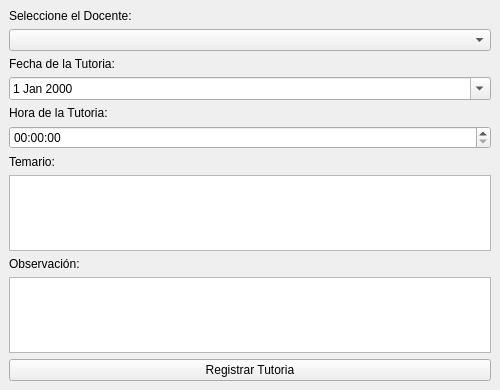
<?xml version="1.0" encoding="UTF-8"?>
<ui version="4.0">
 <class>IngresarTutoriaWindow</class>
 <widget class="QMainWindow" name="IngresarTutoriaWindow">
  <property name="geometry">
   <rect>
    <x>0</x>
    <y>0</y>
    <width>500</width>
    <height>390</height>
   </rect>
  </property>
  <property name="windowTitle">
   <string>Ingresar Tutoria</string>
  </property>
  <widget class="QWidget" name="centralwidget">
   <layout class="QVBoxLayout" name="verticalLayout">
    <item>
     <widget class="QLabel" name="label_docente">
      <property name="text">
       <string>Seleccione el Docente:</string>
      </property>
     </widget>
    </item>
    <item>
     <widget class="QComboBox" name="combo_docente"/>
    </item>
    <item>
     <widget class="QLabel" name="label_fecha">
      <property name="text">
       <string>Fecha de la Tutoria:</string>
      </property>
     </widget>
    </item>
    <item>
     <widget class="QDateEdit" name="input_fecha">
      <property name="calendarPopup">
       <bool>true</bool>
      </property>
     </widget>
    </item>
    <item>
     <widget class="QLabel" name="label_hora">
      <property name="text">
       <string>Hora de la Tutoria:</string>
      </property>
     </widget>
    </item>
    <item>
     <widget class="QTimeEdit" name="input_hora"/>
    </item>
    <item>
     <widget class="QLabel" name="label_temario">
      <property name="text">
       <string>Temario:</string>
      </property>
     </widget>
    </item>
    <item>
     <widget class="QTextEdit" name="input_temario"/>
    </item>
    <item>
     <widget class="QLabel" name="label_observacion">
      <property name="text">
       <string>Observación:</string>
      </property>
     </widget>
    </item>
    <item>
     <widget class="QTextEdit" name="input_observacion"/>
    </item>
    <item>
     <widget class="QPushButton" name="button_guardar">
      <property name="text">
       <string>Registrar Tutoria</string>
      </property>
     </widget>
    </item>
   </layout>
  </widget>
 </widget>
 <resources/>
 <connections/>
</ui>
